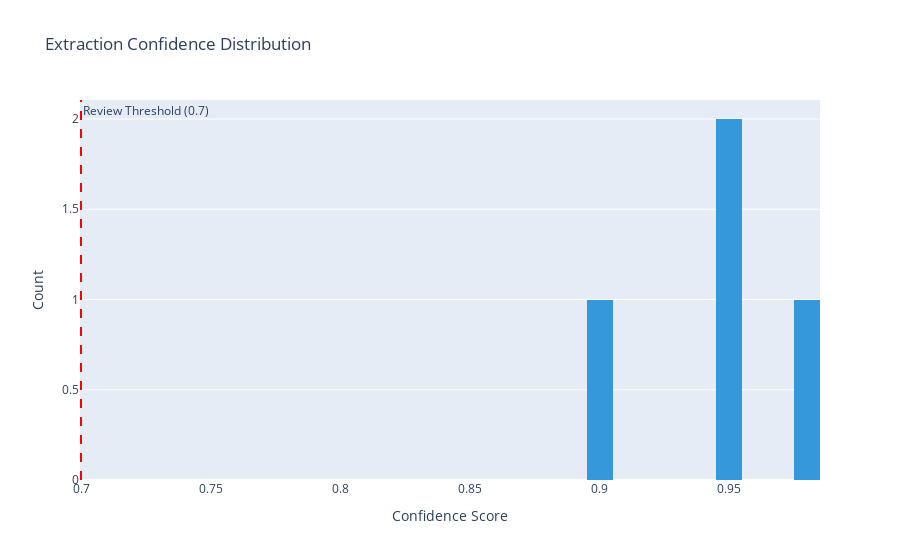

Here is the notebook cell this chart was saved with:
### Code cell
# Chart 1: Extraction Confidence Distribution
if len(processed_df) > 0:
    fig = px.histogram(
        processed_df,
        x="extraction_confidence",
        nbins=10,
        title="Extraction Confidence Distribution",
        labels={"extraction_confidence": "Confidence Score", "count": "Number of Receipts"},
        color_discrete_sequence=["#3498db"]
    )
    fig.add_vline(x=0.7, line_dash="dash", line_color="red", 
                  annotation_text="Review Threshold (0.7)")
    fig.update_layout(xaxis_title="Confidence Score", yaxis_title="Count")
    fig.show()
else:
    print("No processed receipts to visualize")

### Figure 1 — Plotly figure (JSON) as saved in the notebook; plotly's stock layout.template omitted (floating-point values rounded to 4 significant figures)
{"data": [{"bingroup": "x", "hovertemplate": "Confidence Score=%{x}<br>count=%{y}<extra></extra>", "legendgroup": "", "marker": {"color": "#3498db", "pattern": {"shape": ""}}, "name": "", "nbinsx": 10, "orientation": "v", "showlegend": false, "type": "histogram", "x": [0.98, 0.95, 0.9, 0.95], "xaxis": "x", "yaxis": "y"}], "layout": {"annotations": [{"showarrow": false, "text": "Review Threshold (0.7)", "x": 0.7, "xanchor": "left", "xref": "x", "y": 1, "yanchor": "top", "yref": "y domain"}], "barmode": "relative", "legend": {"tracegroupgap": 0}, "shapes": [{"line": {"color": "red", "dash": "dash"}, "type": "line", "x0": 0.7, "x1": 0.7, "xref": "x", "y0": 0, "y1": 1, "yref": "y domain"}], "title": {"text": "Extraction Confidence Distribution"}, "xaxis": {"anchor": "y", "domain": [0, 1], "title": {"text": "Confidence Score"}}, "yaxis": {"anchor": "x", "domain": [0, 1], "title": {"text": "Count"}}}}
